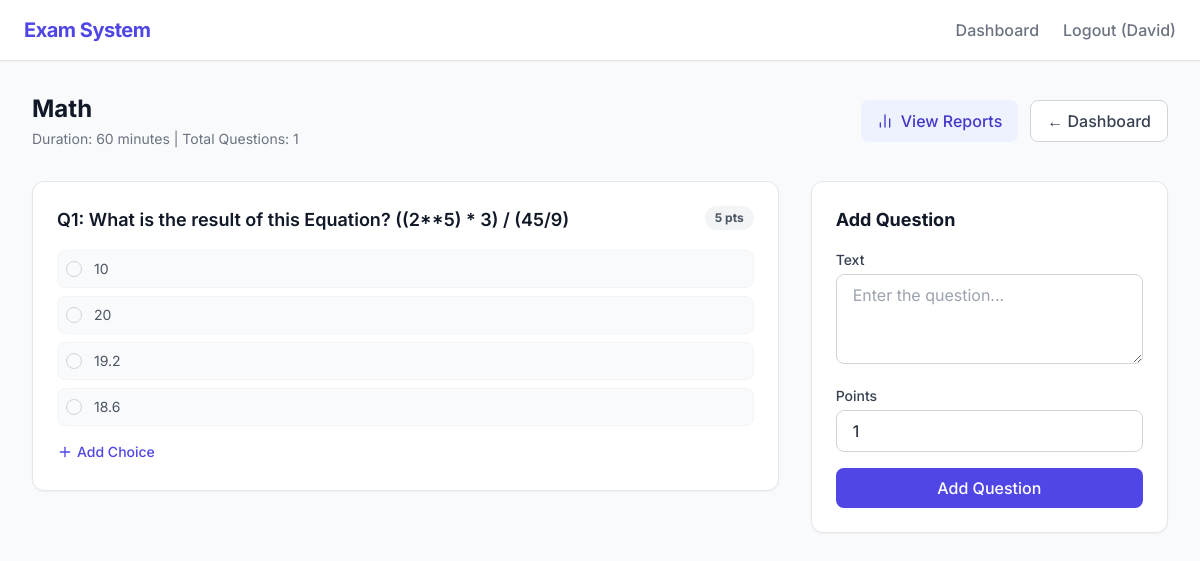
Page /exam/1/ (signed in) on the committed database.
### exams/models.py (models this page shows, shortened)
class Exam(models.Model):
    title = models.CharField(max_length=200)
    description = models.TextField(blank=True)
    duration_minutes = models.PositiveIntegerField(default=60)
    created_by = models.ForeignKey(User, on_delete=models.CASCADE, related_name="created_exams")
    created_at = models.DateTimeField(auto_now_add=True)

class Question(models.Model):
    exam = models.ForeignKey(Exam, on_delete=models.CASCADE, related_name="questions")
    text = models.TextField()
    points = models.PositiveIntegerField(default=1)

class Choice(models.Model):
    question = models.ForeignKey(Question, on_delete=models.CASCADE, related_name="choices")
    text = models.CharField(max_length=255)
    is_correct = models.BooleanField(default=False)

### exams/views.py (the view)
# urls.py: path('exam/<int:pk>/', views.ExamDetailView.as_view(), name='exam_detail'),
class ExamDetailView(LoginRequiredMixin, TemplateView):
    template_name = 'exams/exam_detail.html'
    def get_context_data(self, **kwargs):
        context = super().get_context_data(**kwargs)
        exam = get_object_or_404(Exam, pk=self.kwargs['pk'])
        context['exam'] = exam
        context['questions'] = exam.questions.all()
        context['form'] = QuestionForm()
        return context

### exams/forms.py
class QuestionForm(forms.ModelForm):
    class Meta:
        model = Question
        fields = ['text', 'points']
        widgets = {
            'text': forms.Textarea(attrs={'class': 'w-full px-4 py-2 rounded-lg border border-gray-300 focus:ring-2 focus:ring-indigo-500 outline-none', 'rows': 3, 'placeholder': 'Enter the question...'}),
            'points': forms.NumberInput(attrs={'class': 'w-full px-4 py-2 rounded-lg border border-gray-300 focus:ring-2 focus:ring-indigo-500 outline-none'}),
        }

### exams/templates/exams/exam_detail.html (shortened to what this page needs)
{% extends 'base.html' %}
{% block content %}
<div class="flex justify-between items-center mb-8">
    <div>
        <h2 class="text-2xl font-bold text-gray-900">{{ exam.title }}</h2>
        <p class="text-gray-500 text-sm mt-1">Duration: {{ exam.duration_minutes }} minutes | Total Questions: {{ questions.count }}</p>
    </div>
    <div class="flex gap-3">
        <a href="{% url 'exam_report' exam.pk %}" class="bg-indigo-50 text-indigo-700 px-4 py-2 rounded-lg font-medium hover:bg-indigo-100 transition flex items-center gap-2">
            <i data-lucide="bar-chart-2" class="w-4 h-4"></i> View Reports
        </a>
        <a href="{% url 'dashboard' %}" class="bg-white border border-gray-300 text-gray-700 px-4 py-2 rounded-lg font-medium hover:bg-gray-50 transition">
            &larr; Dashboard
        </a>
    </div>
</div>
<div class="grid grid-cols-1 lg:grid-cols-3 gap-8">
    <div class="lg:col-span-2 space-y-4">
        {% for q in questions %}
            <div class="bg-white rounded-xl shadow-sm border border-gray-200 p-6">
                <div class="flex justify-between items-start mb-4">
                    <h3 class="text-lg font-semibold text-gray-900">Q{{ forloop.counter }}: {{ q.text }}</h3>
                    <span class="bg-gray-100 text-gray-600 text-xs font-bold px-2.5 py-1 rounded-full">{{ q.points }} pts</span>
                </div>
                <div class="space-y-2 mb-4">
                    {% for choice in q.choices.all %}
                        <div class="flex items-center p-2 rounded-lg {% if choice.is_correct %}bg-green-50 border border-green-200{% else %}bg-gray-50 border border-gray-100{% endif %}">
                            <div class="w-4 h-4 rounded-full border border-gray-300 mr-3 flex items-center justify-center {% if choice.is_correct %}bg-green-500 border-green-500{% endif %}">
                            </div>
                            <span class="text-sm {% if choice.is_correct %}text-green-700 font-medium{% else %}text-gray-600{% endif %}">{{ choice.text }}</span>
                        </div>
                    {% empty %}
                        <p class="text-red-500 text-sm italic">No choices added yet!</p>
                    {% endfor %}
                </div>
                <a href="{% url 'choice_create' q.pk %}" class="inline-flex items-center gap-1 text-sm font-medium text-indigo-600 hover:text-indigo-800">
                    <i data-lucide="plus" class="w-4 h-4"></i> Add Choice
                </a>
            </div>
        {% empty %}
            <div class="bg-gray-50 rounded-xl border border-dashed border-gray-300 p-10 text-center">
                <p class="text-gray-500">No questions added yet. Use the form to create your first question.</p>
            </div>
        {% endfor %}
    </div>
    <div class="lg:col-span-1">
        <div class="bg-white rounded-xl shadow-sm border border-gray-200 p-6 sticky top-24">
            <h3 class="text-lg font-bold text-gray-900 mb-4">Add Question</h3>
            <form method="POST" action="{% url 'question_create' exam.pk %}" class="space-y-4">
                {% for field in form %}
                    <div>
                        <label class="block text-sm font-medium text-gray-700 mb-1">{{ field.label }}</label>
                        {{ field }}
                    </div>
                {% endfor %}
                <button type="submit" class="w-full bg-indigo-600 text-white py-2 rounded-lg font-medium hover:bg-indigo-700 transition">
                    Add Question
                </button>
            </form>
        </div>
    </div>
</div>
{% endblock %}

### exams/templates/base.html (shortened to what this page needs)
{% load static %}
<!DOCTYPE html>
<html lang="en">
<head>
    <script src="https://cdn.tailwindcss.com"></script>
</head>
<body class="bg-gray-50 text-gray-900">
    <nav class="bg-white border-b border-gray-200 px-6 py-4 flex justify-between items-center sticky top-0 z-50 shadow-sm">
        <a href="{% url 'dashboard' %}" class="text-xl font-bold text-indigo-600 tracking-tight">Exam System</a>
        <div class="flex items-center space-x-6">
            {% if user.is_authenticated %}
                <a href="{% url 'dashboard' %}" class="text-gray-500 hover:text-indigo-600 font-medium transition">Dashboard</a>
                <form action="{% url 'logout' %}" method="post" class="m-0">
                    <button type="submit" class="text-gray-500 hover:text-red-500 font-medium transition">Logout ({{ user.username }})</button>
                </form>
            {% else %}
                <a href="{% url 'login' %}" class="text-gray-500 hover:text-indigo-600 font-medium transition">Login</a>
                <a href="{% url 'register' %}" class="bg-indigo-600 text-white px-4 py-2 rounded-lg font-medium hover:bg-indigo-700 transition shadow-sm">Register</a>
            {% endif %}
        </div>
    </nav>
    <main class="max-w-7xl mx-auto px-4 sm:px-6 lg:px-8 py-8">
        {% block content %}{% endblock %}
    </main>
</body>
</html>

### exams/templates/base.html (style rules this page uses)
body { font-family: 'Inter', sans-serif; }

### rows in the picture
Exam: title "Math", duration_minutes "60", count "1"
Question: text "What is the result of this Equation? ((2**5) * 3) / (45/9)", points "5"
Choice: is_correct False (drawn), text "10"
Choice: is_correct False (drawn), text "20"
Choice: is_correct False (drawn), text "19.2"
Choice: is_correct False (drawn), text "18.6"

### other values in the picture
{{ user.username }} "David"
{{ field.label }} "Text" "Points"
